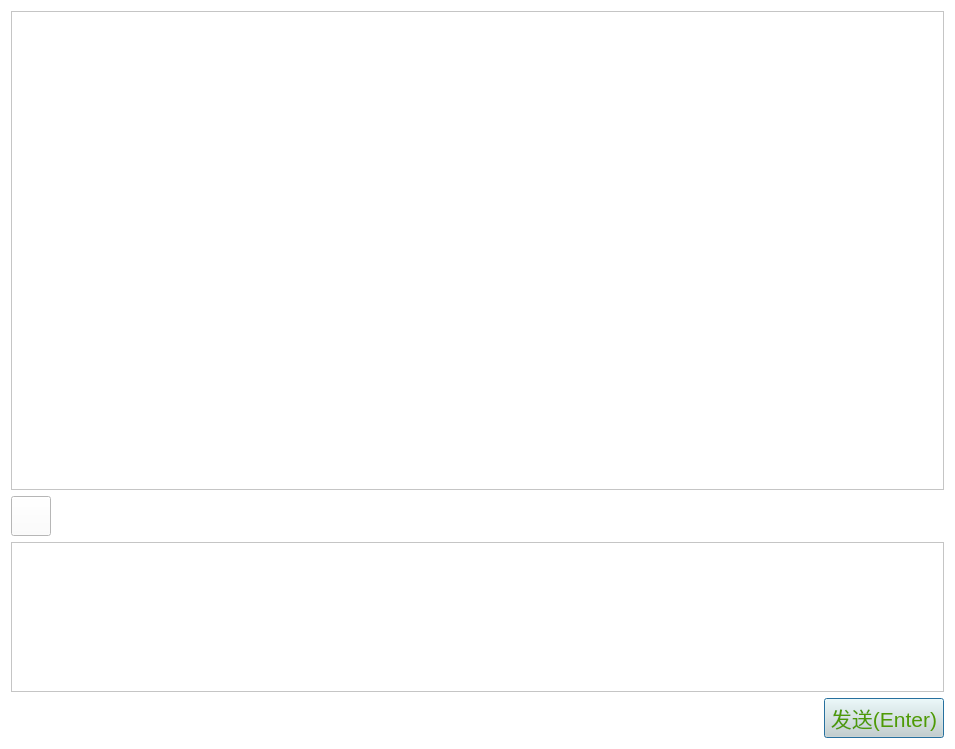
<?xml version="1.0" encoding="UTF-8"?>
<ui version="4.0">
 <class>dbWidget</class>
 <widget class="QWidget" name="dbWidget">
  <property name="geometry">
   <rect>
    <x>0</x>
    <y>0</y>
    <width>955</width>
    <height>749</height>
   </rect>
  </property>
  <property name="windowTitle">
   <string>dbWidget</string>
  </property>
  <property name="styleSheet">
   <string notr="true">background-color: rgb(255, 255, 255);</string>
  </property>
  <layout class="QVBoxLayout" name="verticalLayout_2">
   <item>
    <widget class="QScrollArea" name="chatArea">
     <property name="widgetResizable">
      <bool>true</bool>
     </property>
     <widget class="QWidget" name="scrollAreaWidgetContents">
      <property name="geometry">
       <rect>
        <x>0</x>
        <y>0</y>
        <width>935</width>
        <height>477</height>
       </rect>
      </property>
     </widget>
    </widget>
   </item>
   <item>
    <layout class="QHBoxLayout" name="horizontalLayout_6">
     <item>
      <widget class="QPushButton" name="pushButtonImg">
       <property name="minimumSize">
        <size>
         <width>40</width>
         <height>40</height>
        </size>
       </property>
       <property name="maximumSize">
        <size>
         <width>40</width>
         <height>40</height>
        </size>
       </property>
       <property name="cursor">
        <cursorShape>PointingHandCursor</cursorShape>
       </property>
       <property name="text">
        <string/>
       </property>
       <property name="icon">
        <iconset resource="myresource/chatResourse.qrc">
         <normaloff>:/chat/SendImage.jpg</normaloff>:/chat/SendImage.jpg</iconset>
       </property>
       <property name="iconSize">
        <size>
         <width>35</width>
         <height>35</height>
        </size>
       </property>
      </widget>
     </item>
     <item>
      <spacer name="horizontalSpacer_6">
       <property name="orientation">
        <enum>Qt::Horizontal</enum>
       </property>
       <property name="sizeHint" stdset="0">
        <size>
         <width>40</width>
         <height>20</height>
        </size>
       </property>
      </spacer>
     </item>
    </layout>
   </item>
   <item>
    <widget class="QTextEdit" name="textEditWrite">
     <property name="minimumSize">
      <size>
       <width>0</width>
       <height>150</height>
      </size>
     </property>
     <property name="maximumSize">
      <size>
       <width>16777215</width>
       <height>150</height>
      </size>
     </property>
     <property name="font">
      <font>
       <pointsize>17</pointsize>
      </font>
     </property>
     <property name="cursor" stdset="0">
      <cursorShape>IBeamCursor</cursorShape>
     </property>
    </widget>
   </item>
   <item>
    <layout class="QHBoxLayout" name="horizontalLayout_4">
     <item>
      <spacer name="horizontalSpacer_5">
       <property name="orientation">
        <enum>Qt::Horizontal</enum>
       </property>
       <property name="sizeType">
        <enum>QSizePolicy::Expanding</enum>
       </property>
       <property name="sizeHint" stdset="0">
        <size>
         <width>40</width>
         <height>20</height>
        </size>
       </property>
      </spacer>
     </item>
     <item>
      <widget class="QPushButton" name="pushButtonSend">
       <property name="sizePolicy">
        <sizepolicy hsizetype="Fixed" vsizetype="Fixed">
         <horstretch>0</horstretch>
         <verstretch>0</verstretch>
        </sizepolicy>
       </property>
       <property name="minimumSize">
        <size>
         <width>120</width>
         <height>40</height>
        </size>
       </property>
       <property name="maximumSize">
        <size>
         <width>120</width>
         <height>40</height>
        </size>
       </property>
       <property name="font">
        <font>
         <pointsize>16</pointsize>
        </font>
       </property>
       <property name="cursor">
        <cursorShape>PointingHandCursor</cursorShape>
       </property>
       <property name="autoFillBackground">
        <bool>false</bool>
       </property>
       <property name="styleSheet">
        <string notr="true">background-color: rgb(211, 215, 207); color: rgb(78, 154, 6);</string>
       </property>
       <property name="text">
        <string>发送(Enter)</string>
       </property>
       <property name="autoDefault">
        <bool>true</bool>
       </property>
       <property name="default">
        <bool>true</bool>
       </property>
      </widget>
     </item>
    </layout>
   </item>
  </layout>
 </widget>
 <resources>
  <include location="myresource/chatResourse.qrc"/>
 </resources>
 <connections/>
</ui>
